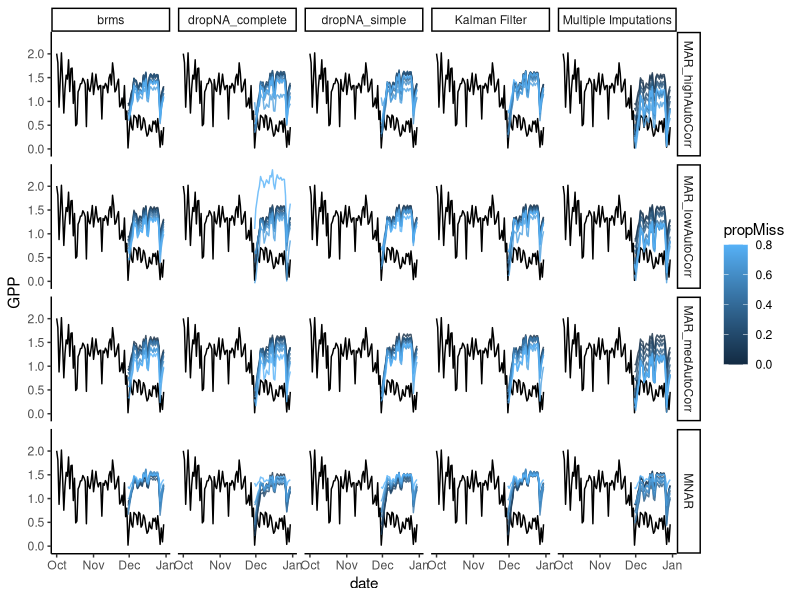
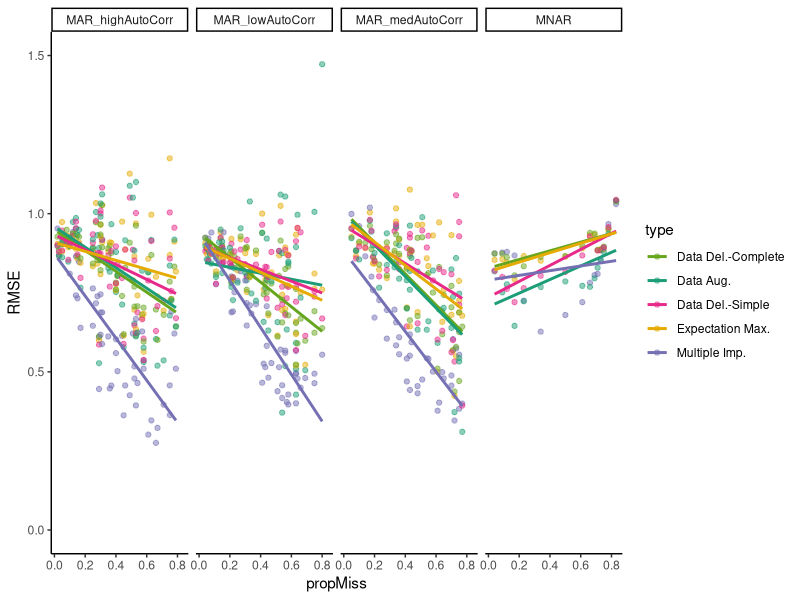
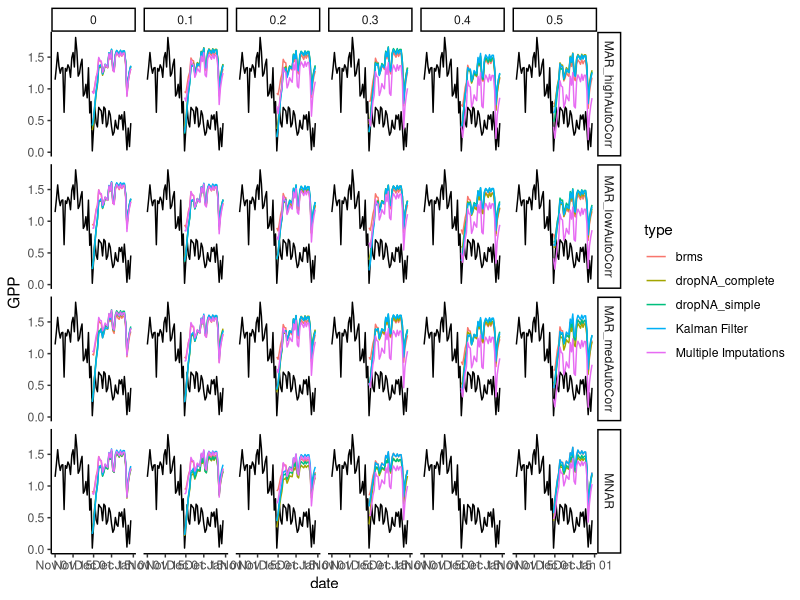
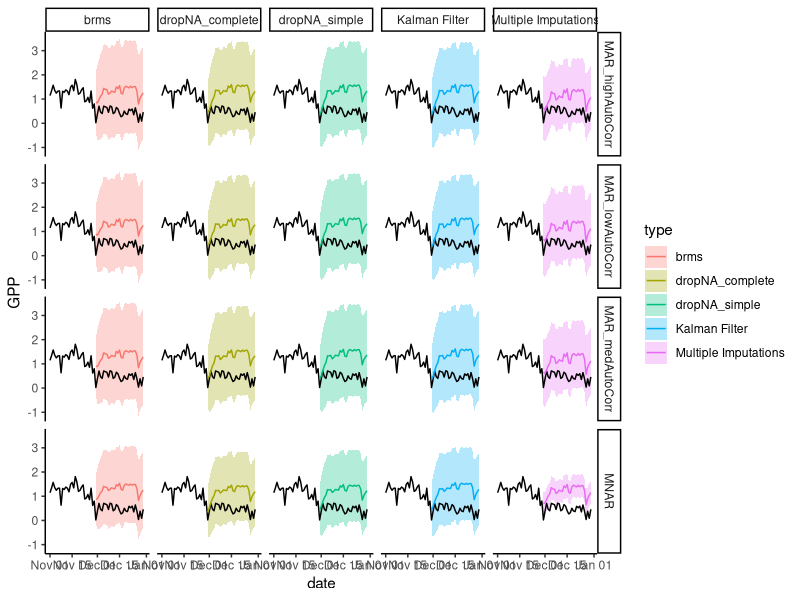
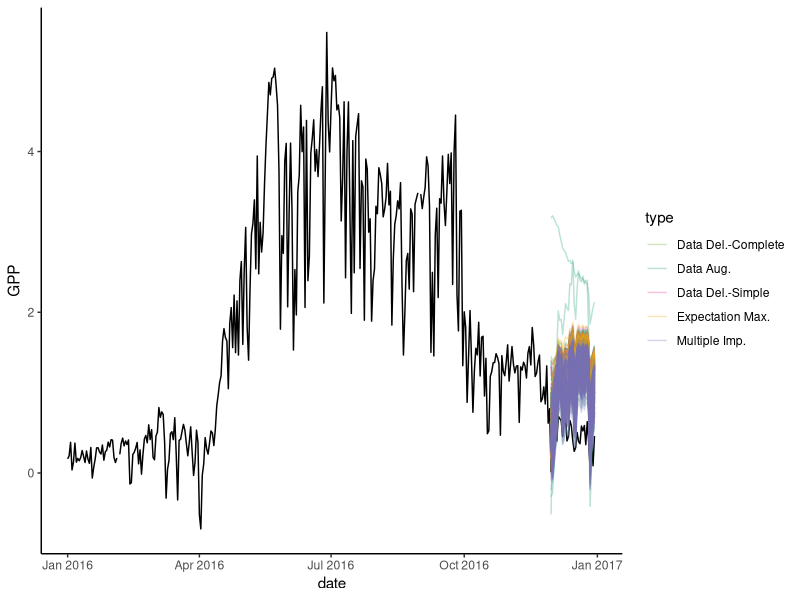
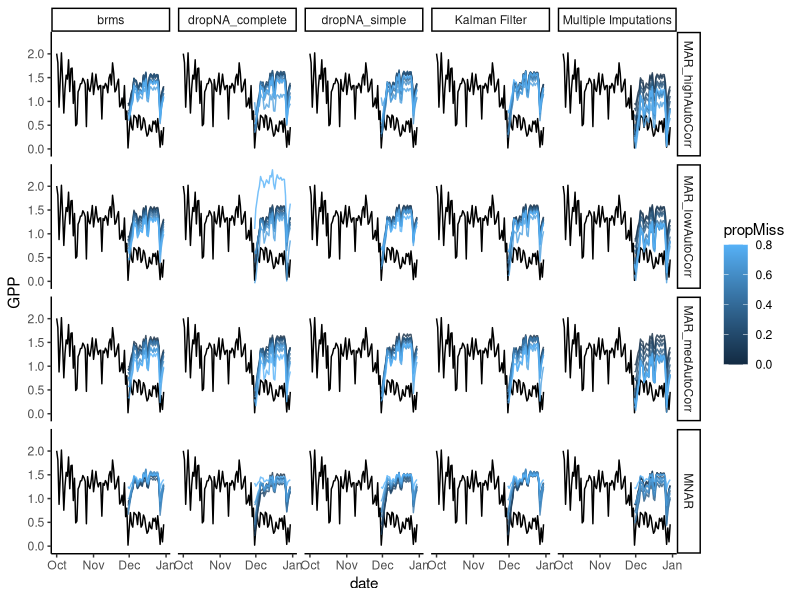
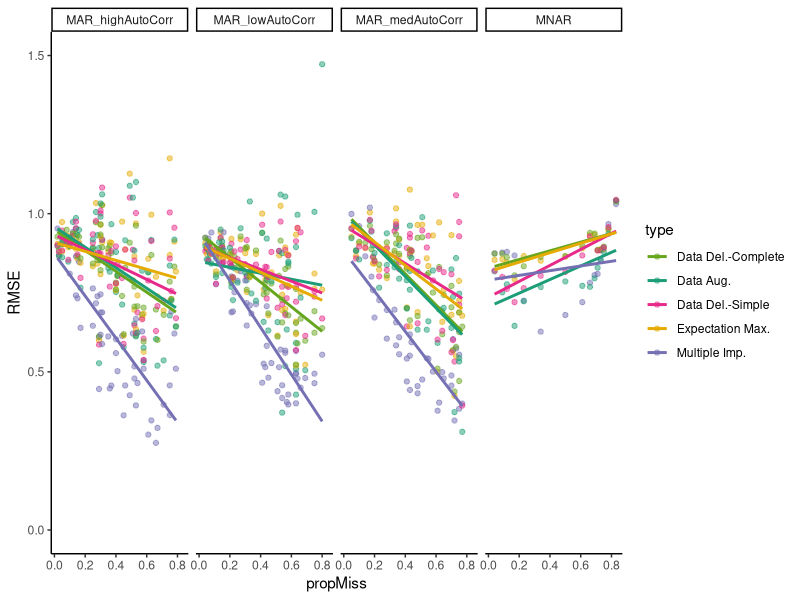

Source code (R) for these figures, in order:
#####
# making figures for GPP forecast RMSE 
#####

# load packages
library(tidyverse)
library(Metrics)


# read in prediction data ------------------------------------------------------------
# read in real, complete dataset
realData <- read.csv("./data/pine_river_data_prepped.csv") %>% 
  mutate(date = lubridate::as_datetime(date))

# MAR arima data
MAR_arima <- read.csv("./data/model_results/gauss_real_MAR_arima_FORECASTpreds.csv") %>% 
  rename(Estimate = pred, Est.Error = se) %>% 
  mutate(Q2.5 = NA, Q97.5 = NA) %>% 
  select(-CurSim, -X) %>% 
  relocate(missingprop_autocor, Estimate, Est.Error, Q2.5, Q97.5, date, GPP, missingness, type, run_no) %>% 
  mutate(date = lubridate::as_datetime(date))
# MAR brms data
MAR_brms <- read.csv("./data/model_results/gauss_real_MAR_brms_FORECASTpreds_normPriorNB.csv") %>% 
  mutate(date = lubridate::as_datetime(date))

# MNAR arima data
MNAR_arima <- read.csv("./data/model_results/gauss_real_MNAR_arima_FORECASTpreds.csv") %>% 
  rename(Estimate = pred, Est.Error = se) %>% 
  mutate(Q2.5 = NA, Q97.5 = NA) %>% 
  select(-CurSim, -X) %>% 
  relocate(missingprop_autocor, Estimate, Est.Error, Q2.5, Q97.5, date, GPP, missingness, type, run_no) %>% 
  mutate(date = lubridate::as_datetime(date),
         missingness = "MNAR")
# MNAR brms data
MNAR_brms <- read.csv("./data/model_results/gauss_real_MNAR_brms_FORECASTpreds_normPriorNB.csv")%>% 
  mutate(date = lubridate::as_datetime(date),
         missingness = "MNAR")

# join all data together
allDat <- rbind(MAR_arima, MAR_brms, MNAR_arima, MNAR_brms)

# remove runs w/ no missingness (missingprop_autocor = "y)
allDat <- allDat %>% 
  filter(missingprop_autocor != "y") %>% 
  filter(!is.na(Estimate)) # remove NAs in Estimate column (12/31)

# reformat data -----------------------------------------------------------
# retrieve proportion missing and amount autocor from names
allDat <- allDat %>% 
  mutate(propMiss = as.numeric(str_split(missingprop_autocor, pattern = "_", simplify = TRUE)[,2]),
         amtAutoCorr = as.numeric(str_split(missingprop_autocor, pattern = "_", simplify = TRUE)[,4]))
allDat[allDat$missingness == "MNAR", "amtAutoCorr"] <- 0
# assign "bins" of autocorrelation
allDat[allDat$missingness != "MNAR" & allDat$amtAutoCorr <=0.3 & !is.na(allDat$amtAutoCorr), "missingness"] <- "MAR_lowAutoCorr"
allDat[allDat$missingness != "MNAR" & allDat$amtAutoCorr > 0.3 & allDat$amtAutoCorr < 0.6 &!is.na(allDat$amtAutoCorr), "missingness"] <- "MAR_medAutoCorr"
allDat[allDat$missingness != "MNAR" & allDat$amtAutoCorr  >= 0.6 & !is.na(allDat$amtAutoCorr), "missingness"] <- "MAR_highAutoCorr"

# calculate RMSE  ---------------------------------------------------------
RMSE <- allDat %>% 
  group_by(missingprop_autocor, missingness, type, propMiss, amtAutoCorr) %>% 
  summarise(RMSE = sqrt(mean((Estimate - GPP)^2, na.rm = TRUE)))

# add to all data df
allDat <- allDat %>% 
  left_join(RMSE)

# Make figure of predictions ----------------------------------------------

allDat_fig <- allDat %>% 
  group_by(date, missingness, type, round(propMiss,1)) %>% 
  summarize(Estimate_mean = mean(Estimate),
            Estimate_sd = sd(Estimate),
            Est.Error_mean = mean(Est.Error)) %>% 
  rename(propMiss = "round(propMiss, 1)")
  
# calculate low, med, and high autocorr
  
(forecastFig <- ggplot() + 
  facet_grid(.~as.factor(missingness) ~ as.factor(type)) +
  geom_line(data = realData[lubridate::month(realData$date) %in% c(lubridate::month(10:12)),], aes(x = date, y = GPP)) + 
  geom_line(data = allDat_fig, aes(x = date, y = Estimate_mean, col = propMiss, group = propMiss), alpha = .8) +
  theme_classic() 
  )
# save figure
png(file = "./figures/forecastAccuracy_gaussian.png", width = 9, height = 6, units = "in", res = 700)
forecastFig
dev.off()
# RMSE figure -------------------------------------------------------------
(rmse_fig <- ggplot(data = RMSE) +
  facet_grid(.~missingness) +
  geom_point(aes(x = propMiss, y = RMSE, col = type), alpha = .5) +
  geom_smooth(aes(x = propMiss, y = RMSE, col = type), method = "lm", se = FALSE) +
  theme_classic() +
  ylim(c(0,1.5)) + 
   scale_color_discrete(type = c("#66A61E","#1B9E77", "#E7298A", "#E6AB02","#7570B3"),
                        labels = c("Data Del.-Complete", "Data Aug.", "Data Del.-Simple", "Expectation Max.", "Multiple Imp.")) 
 )
# save figure
png(file = "./figures/RMSE_gaussian.png", width = 8, height = 4, units = "in", res = 700)
rmse_fig
dev.off()


# figure of mean predictions across all amounts missingness for each type  --------
second_fig <- allDat_fig %>% 
  filter(
         propMiss <=0.5)
ggplot() + 
  facet_grid(.~as.factor(missingness)~ as.factor(propMiss)) +
  #geom_ribbon(data = second_fig, aes(x = date, ymin = Estimate_mean - 1.96 * Est.Error_mean, ymax = Estimate_mean + 1.96 * Est.Error_mean, fill = type, group =type), alpha = .3) +
  geom_line(data = realData[lubridate::month(realData$date) %in% c(lubridate::month(11:12)),], aes(x = date, y = GPP)) + 
  geom_line(data = second_fig, aes(x = date, y = Estimate_mean, col = type, group = type)) +
  theme_classic() 

# figure of mean predictions across all amounts of missingness for each type  --------
third_fig <- allDat_fig %>% 
  filter(propMiss <=0.5) %>% 
  group_by(date, missingness, type) %>% 
  summarize(Estimate_mean = mean(Estimate_mean),
            Est.Error_mean = mean(Est.Error_mean))
  
ggplot() + 
  facet_grid(.~as.factor(missingness)~ as.factor(type)) +
  geom_ribbon(data = third_fig, aes(x = date, ymin = Estimate_mean - 1.96 * Est.Error_mean, ymax = Estimate_mean + 1.96 * Est.Error_mean, fill = type, group =type), alpha = .3) +
  geom_line(data = realData[lubridate::month(realData$date) %in% c(lubridate::month(11:12)),], aes(x = date, y = GPP)) + 
  geom_line(data = third_fig, aes(x = date, y = Estimate_mean, col = type, group = type)) +
  theme_classic() 


# figure of preds vs. full real time series -------------------------------
allDat_all <- allDat %>% 
  mutate(ID = paste0(type, missingness, propMiss, amtAutoCorr))

# calculate low, med, and high autocorr

( ggplot() + 
    geom_line(data = realData, aes(x = date, y = GPP)) + 
    geom_line(data = allDat_all, aes(x = date, y = Estimate, col = type, group = ID), alpha = .3) +
    theme_classic() + 
    scale_color_discrete(type = c("#66A61E","#1B9E77", "#E7298A", "#E6AB02","#7570B3"),
                         labels = c("Data Del.-Complete", "Data Aug.", "Data Del.-Simple", "Expectation Max.", "Multiple Imp.")) 
  
)



      
